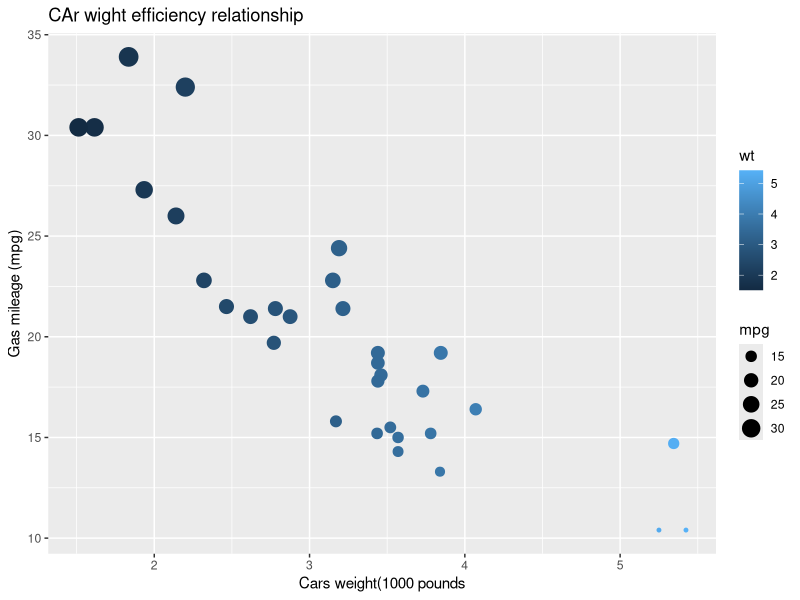

The R source for this figure:
## ---- chunk 1
library(tidyverse)

## ---- chunk 2
4 ==5
4==4
3!=5

#does 4 match '4'?
4 == '4'

cat <- 10
dog <- 7

cat < dog

#is dog greater than cat or is cat less than 20

dog> cat| cat<20

#is dog less than cat and cat == 10

dog < cat & cat == 10
## ---- chunk 3
ggplot(data = mtcars, 
       aes(x = wt, y = mpg)) +
  geom_point(aes(size = mpg, color = wt)) + 
  labs(x = 'Cars weight(1000 pounds', 
       y = 'Gas mileage (mpg)', 
       title = 'CAr wight efficiency relationship')
